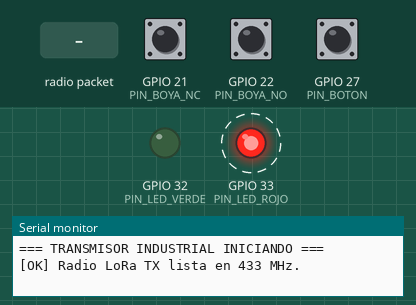
Bench run of a sketch on a simulated ESP32. On the bench: output pins drawn as LEDs (lit = HIGH), the last lines printed to the serial monitor. Dashed ring = blinking. Inputs (shaded band) come from the test bench; at power-on: GPIO 27 (PIN_BOTON) HIGH, GPIO 21 (PIN_BOYA_NC) HIGH, GPIO 22 (PIN_BOYA_NO) HIGH. No radio packets arrive unless stated; pins used as bus, display or sensor lines are not drawn.

Above: at 2.49 s.
2.9 s: GPIO 27 (PIN_BOTON) pulled LOW for 0.15 s
At 3.4 s:
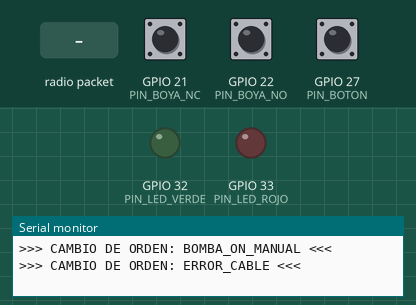
5.9 s: GPIO 21 (PIN_BOYA_NC) pulled LOW for 1 s
At 7.1 s:
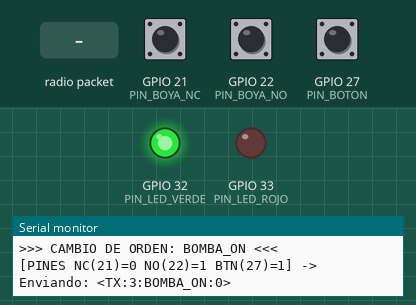
9.9 s: GPIO 22 (PIN_BOYA_NO) pulled LOW for 3.2 s
14.6 s: radio packet "ACK:" arrives
17.6 s: GPIO 27 (PIN_BOTON) pulled LOW for 1 s
At 19.67 s:
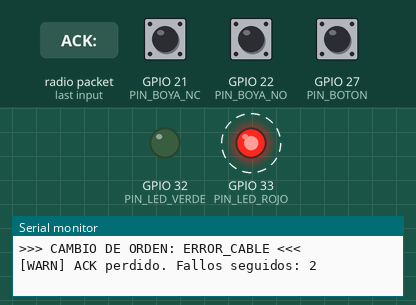
20.6 s: GPIO 27 (PIN_BOTON) pulled LOW for 3.2 s
At 22.67 s:
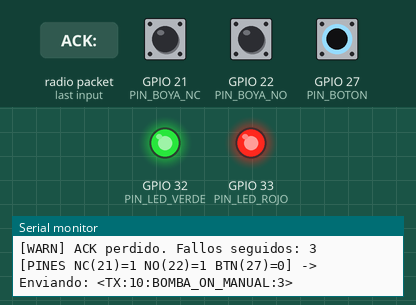
Timing chart, 0 to 26.3 s (numbered marks = the images above; inputs shaded):
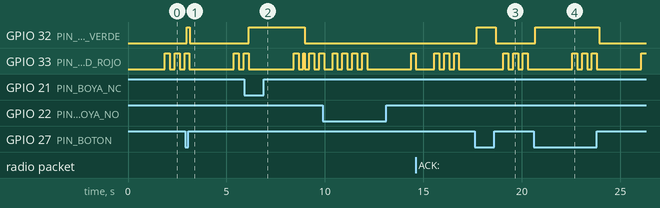

The sketch:

Firmware_esp32u_v2.0.ino
```cpp
#include <SPI.h>
#include <LoRa.h>

// ============================================================================
// PINES TRANSMISOR (ESP32-WROOM-32U) A LORA RA-02
// ============================================================================
#define SCK_PIN         18
#define MISO_PIN        19
#define MOSI_PIN        23
#define SS_PIN          5
#define RST_PIN         14
#define DIO0_PIN        2

// NUEVOS PINES 100% DIGITALES PUROS (SIN DAC NI ADC)
#define PIN_BOYA_NC     21        // Antes 25 -> Ahora Pin 21
#define PIN_BOYA_NO     22        // Antes 26 -> Ahora Pin 22
#define PIN_BOTON       27        // Se mantiene en Pin 27 (Funciona perfecto)

#define PIN_LED_VERDE   32
#define PIN_LED_ROJO    33

// ============================================================================
// PARÁMETROS DE RED Y TIEMPOS
// ============================================================================
#define LORA_FREQ             433E6
#define INTERVALO_TX_MS       2500      // Latido constante cada 2.5 segundos
#define ENFRIAMIENTO_TX_MS    600       // Tiempo mínimo entre envíos para no chocar con el ACK
#define TIEMPO_AIRE_MS        85        // 85 ms para salida completa del paquete en SF7
#define TIMEOUT_ACK_MS        1400      // 1.4 s esperando confirmación ACK
#define MAX_FALLOS_ACK        3
#define ALERTA_MANUAL_MS      2700000UL // 45 minutos

enum CodigoError {
  ERR_NINGUNO         = 0,
  ERR_MODULO_LORA     = 1,
  ERR_CORTO_BOYA      = 2,
  ERR_CABLE_ROTO      = 3,
  ERR_SIN_ENLACE      = 4,
  WARN_MANUAL_EXTENSO = 5
};

CodigoError errorActivo = ERR_NINGUNO;
bool loraHardwareOk = false;

// Variables estables de sensores
bool ncEstable = HIGH;
bool noEstable = HIGH;
bool botonEstable = HIGH;
unsigned long inicioModoManualMs = 0;
bool alertaTiempoManual = false;

// Variables de radio
unsigned long ultimoEnvioMs = 0;
unsigned long inicioTxMs = 0;
bool transmitiendoBackground = false;
bool esperandoAck = false;
bool envioInmediatoPendiente = false;
uint8_t contadorFallosAck = 0;
uint16_t idPaquete = 0;
String comandoActual = "BOMBA_OFF";
String comandoAnterior = "";

// Variables del LED Rojo (Check Engine)
unsigned long timerBlinkMs = 0;
uint8_t destellosEmitidos = 0;
bool estadoFisicoLedRojo = LOW;
bool enPausaDeCiclo = false;
const unsigned long DURACION_DESTELLO_MS = 250;
const unsigned long PAUSA_ENTRE_CODIGOS_MS = 2000;

bool iniciarRadioLoRa() {
  SPI.end();
  SPI.begin(SCK_PIN, MISO_PIN, MOSI_PIN);
  LoRa.setPins(SS_PIN, RST_PIN, DIO0_PIN);
  LoRa.setSPIFrequency(1E6);

  if (!LoRa.begin(LORA_FREQ)) return false;

  LoRa.setTxPower(10);          // 10 dBm: alcance sólido sin saturar la fuente
  LoRa.setSpreadingFactor(7);
  LoRa.setSignalBandwidth(125E3);
  LoRa.setCodingRate4(5);
  LoRa.setPreambleLength(8);
  LoRa.setSyncWord(0x12);
  LoRa.disableCrc();
  LoRa.idle();
  return true;
}

// ============================================================================
// INICIALIZACIÓN
// ============================================================================
void setup() {
  Serial.begin(115200);
  delay(1500);

  pinMode(SS_PIN, OUTPUT);
  digitalWrite(SS_PIN, HIGH);

  // Configurar pines digitales puros 21, 22 y 27
  pinMode(PIN_BOYA_NC, INPUT_PULLUP);
  pinMode(PIN_BOYA_NO, INPUT_PULLUP);
  pinMode(PIN_BOTON, INPUT_PULLUP);

  pinMode(PIN_LED_VERDE, OUTPUT);
  pinMode(PIN_LED_ROJO, OUTPUT);
  digitalWrite(PIN_LED_VERDE, LOW);
  digitalWrite(PIN_LED_ROJO, LOW);

  delay(100); // Estabilización inicial de niveles lógicos
  ncEstable = digitalRead(PIN_BOYA_NC);
  noEstable = digitalRead(PIN_BOYA_NO);
  botonEstable = digitalRead(PIN_BOTON);

  Serial.println("\n=== TRANSMISOR INDUSTRIAL INICIANDO ===");
  for (int i = 1; i <= 5; i++) {
    if (iniciarRadioLoRa()) {
      loraHardwareOk = true;
      break;
    }
    delay(500);
  }

  if (loraHardwareOk) {
    Serial.println("[OK] Radio LoRa TX lista en 433 MHz.");
  } else {
    Serial.println("[CRITICO] No se detecta el modulo LoRa.");
  }
}

// ============================================================================
// LECTURA DE SENSORES (MISMA LÓGICA SÓLIDA DEL PIN 27)
// ============================================================================
void actualizarSensores() {
  unsigned long ahora = millis();

  // No muestrear durante los milisegundos en que la antena irradia
  if (transmitiendoBackground || (ahora - inicioTxMs < 120)) {
    return;
  }

  static unsigned long ultimoMuestreoMs = 0;
  if (ahora - ultimoMuestreoMs < 40) return;
  ultimoMuestreoMs = ahora;

  bool ncRaw = digitalRead(PIN_BOYA_NC);
  bool noRaw = digitalRead(PIN_BOYA_NO);
  bool btnRaw = digitalRead(PIN_BOTON);

  // Filtro de 3 muestras (120 ms) para el interruptor manual (Pin 27)
  static uint8_t cuentaBtn = 0;
  if (btnRaw != botonEstable) {
    cuentaBtn++;
    if (cuentaBtn >= 3) {
      botonEstable = btnRaw;
      cuentaBtn = 0;
    }
  } else {
    cuentaBtn = 0;
  }

  // Filtro para la boya en Pines 21 y 22:
  // - Estado normal de trabajo (0,1 o 1,0): valida en 4 muestras (160 ms).
  // - Estado de falla (0,0 corto o 1,1 cable abierto / paso por el centro del switch):
  //   espera 50 muestras (2 segundos) antes de declarar error para no cortar al mover el switch.
  static uint8_t cuentaBoya = 0;
  static bool candidatoNc = HIGH;
  static bool candidatoNo = HIGH;

  if (ncRaw == candidatoNc && noRaw == candidatoNo) {
    uint8_t limiteMuestras = (candidatoNc != candidatoNo) ? 4 : 50;
    if (cuentaBoya < limiteMuestras) {
      cuentaBoya++;
    } else {
      ncEstable = candidatoNc;
      noEstable = candidatoNo;
    }
  } else {
    candidatoNc = ncRaw;
    candidatoNo = noRaw;
    cuentaBoya = 0;
  }
}

void procesarLogica() {
  bool modoManualActivo = (botonEstable == LOW);

  if (modoManualActivo) {
    if (inicioModoManualMs == 0) {
      inicioModoManualMs = millis();
      alertaTiempoManual = false;
    } else if (millis() - inicioModoManualMs >= ALERTA_MANUAL_MS) {
      alertaTiempoManual = true; // Solo avisa con 5 destellos, NO apaga la bomba
    }
    comandoActual = "BOMBA_ON_MANUAL";
    digitalWrite(PIN_LED_VERDE, HIGH);
  } else {
    inicioModoManualMs = 0;
    alertaTiempoManual = false;

    if (ncEstable == LOW && noEstable == HIGH) {
      comandoActual = "BOMBA_ON";
      digitalWrite(PIN_LED_VERDE, HIGH);
    } else if (ncEstable == HIGH && noEstable == LOW) {
      comandoActual = "BOMBA_OFF";
      digitalWrite(PIN_LED_VERDE, LOW);
    } else if (ncEstable == LOW && noEstable == LOW) {
      comandoActual = "ERROR_CORTO";
      digitalWrite(PIN_LED_VERDE, LOW);
    } else {
      comandoActual = "ERROR_CABLE";
      digitalWrite(PIN_LED_VERDE, LOW);
    }
  }

  if (comandoActual != comandoAnterior) {
    if (comandoAnterior != "") {
      Serial.println(">>> CAMBIO DE ORDEN: " + comandoActual + " <<<");
      envioInmediatoPendiente = true;
    }
    comandoAnterior = comandoActual;
  }
}

void determinarErrores() {
  CodigoError nuevoError = ERR_NINGUNO;

  if (!loraHardwareOk) nuevoError = ERR_MODULO_LORA;
  else if (ncEstable == LOW && noEstable == LOW) nuevoError = ERR_CORTO_BOYA;
  else if (ncEstable == HIGH && noEstable == HIGH) nuevoError = ERR_CABLE_ROTO;
  else if (contadorFallosAck >= MAX_FALLOS_ACK) nuevoError = ERR_SIN_ENLACE;
  else if (alertaTiempoManual) nuevoError = WARN_MANUAL_EXTENSO;

  if (nuevoError != errorActivo) {
    errorActivo = nuevoError;
    destellosEmitidos = 0;
    enPausaDeCiclo = false;
    estadoFisicoLedRojo = LOW;
    digitalWrite(PIN_LED_ROJO, LOW);
    timerBlinkMs = millis();
  }
}

// ============================================================================
// GESTIÓN DE RADIO AUTÓNOMA (COMO CABLE FIJO)
// ============================================================================
void gestionarRadio() {
  if (!loraHardwareOk) return;
  unsigned long ahora = millis();

  // 1. Esperar 85 ms a que termine de salir el paquete y poner el chip en IDLE limpio
  if (transmitiendoBackground) {
    if (ahora - inicioTxMs < TIEMPO_AIRE_MS) return;
    LoRa.idle(); // Limpia el estado de transmisión antes de pasar a escuchar
    transmitiendoBackground = false;
    esperandoAck = true;
    ultimoEnvioMs = millis();
    return;
  }

  // 2. Escuchar confirmación <ACK:id> sin pausas para no perder ningún preámbulo
  if (esperandoAck) {
    int packetSize = LoRa.parsePacket();
    if (packetSize > 0 && packetSize < 64) {
      String respuesta = "";
      while (LoRa.available()) {
        char c = (char)LoRa.read();
        if (c >= 32 && c <= 126) respuesta += c;
      }

      if (respuesta.indexOf("ACK:") != -1) {
        esperandoAck = false;
        contadorFallosAck = 0;
        ultimoEnvioMs = millis();
        Serial.print("[ENLACE OK] Confirmado: ");
        Serial.print(respuesta);
        Serial.print(" | RSSI: ");
        Serial.print(LoRa.packetRssi());
        Serial.println(" dBm");
        return;
      }
    }

    if (ahora >= ultimoEnvioMs && (ahora - ultimoEnvioMs >= TIMEOUT_ACK_MS)) {
      esperandoAck = false;
      ultimoEnvioMs = millis();
      if (contadorFallosAck < 255) contadorFallosAck++;
      Serial.print("[WARN] ACK perdido. Fallos seguidos: ");
      Serial.println(contadorFallosAck);

      // Si pierde 4 ACK seguidos, reinicia completamente el bus SPI y el módulo LoRa
      if (contadorFallosAck % 4 == 0) {
        Serial.println("[AUTO-RECUPERACION TX] Reiniciando radio LoRa...");
        iniciarRadioLoRa();
      }
    }
    return;
  }

  // 3. Control de envío: inmediato si cambió un switch (respetando 600 ms de enfriamiento),
  //    en 1.0 s si busca reconectar, o cada 2.5 s si el enlace está firme.
  unsigned long intervalo = (contadorFallosAck > 0) ? 1000UL : INTERVALO_TX_MS;
  bool enfriamientoCumplido = (ahora >= ultimoEnvioMs) && (ahora - ultimoEnvioMs >= ENFRIAMIENTO_TX_MS);

  if ((envioInmediatoPendiente && enfriamientoCumplido) || (ahora >= ultimoEnvioMs && (ahora - ultimoEnvioMs >= intervalo))) {
    envioInmediatoPendiente = false;
    idPaquete++;
    String trama = "<TX:" + String(idPaquete) + ":" + comandoActual + ":" + String((int)errorActivo) + ">";

    LoRa.idle();
    if (LoRa.beginPacket() != 0) {
      LoRa.print(trama);
      LoRa.endPacket(true);
      transmitiendoBackground = true;
      inicioTxMs = millis();

      Serial.print("[PINES NC(21)=");
      Serial.print(ncEstable);
      Serial.print(" NO(22)=");
      Serial.print(noEstable);
      Serial.print(" BTN(27)=");
      Serial.print(botonEstable);
      Serial.print("] -> Enviando: ");
      Serial.println(trama);
    } else {
      iniciarRadioLoRa();
    }
  }
}

void gestionarParpadeo() {
  if (errorActivo == ERR_NINGUNO) {
    digitalWrite(PIN_LED_ROJO, LOW);
    return;
  }

  unsigned long ahora = millis();

  if (enPausaDeCiclo) {
    digitalWrite(PIN_LED_ROJO, LOW);
    if (ahora - timerBlinkMs >= PAUSA_ENTRE_CODIGOS_MS) {
      timerBlinkMs = ahora;
      destellosEmitidos = 0;
      enPausaDeCiclo = false;
    }
  } else {
    if (ahora - timerBlinkMs >= DURACION_DESTELLO_MS) {
      timerBlinkMs = ahora;
      estadoFisicoLedRojo = !estadoFisicoLedRojo;
      digitalWrite(PIN_LED_ROJO, estadoFisicoLedRojo);

      if (estadoFisicoLedRojo == LOW) {
        destellosEmitidos++;
        if (destellosEmitidos >= (uint8_t)errorActivo) {
          enPausaDeCiclo = true;
        }
      }
    }
  }
}

void loop() {
  actualizarSensores();
  procesarLogica();
  determinarErrores();
  gestionarRadio();
  gestionarParpadeo();
}
```

Measured:
- after the input at 2.9 s, GPIO 32 (PIN_LED_VERDE): LOW → HIGH after 0.08 s, → LOW 0.16 s later
- after the input at 5.9 s, GPIO 32 (PIN_LED_VERDE): LOW → HIGH after 0.22 s, → LOW 2.8 s later
- after the input at 17.6 s, GPIO 32 (PIN_LED_VERDE): LOW → HIGH after 0.11 s, → LOW 0.97 s later
- after the input at 20.6 s, GPIO 32 (PIN_LED_VERDE): LOW → HIGH after 0.08 s, → LOW 3.2 s later
- by itself, GPIO 33 (PIN_LED_ROJO): repeats every 0.50 s: LOW 0.25 s, HIGH 0.25 s
